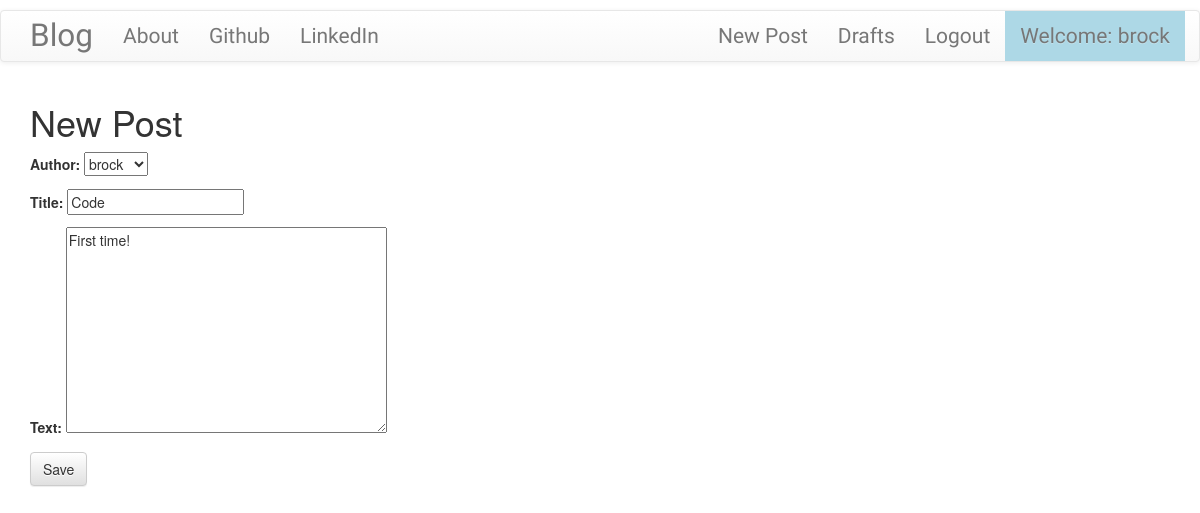
Screenshot of /post/9/edit/ (signed in) with the database file from the repository.
### blog/models.py (models this page shows, shortened)
class Post(models.Model):
    author = models.ForeignKey('auth.User', on_delete=models.CASCADE)
    title = models.CharField(max_length=200)
    text = models.TextField()
    create_date = models.DateTimeField(default=timezone.now)
    published_date = models.DateTimeField(blank=True, null=True)

### blog/views.py (the view)
# urls.py: path("post/<int:pk>/edit/", views.PostUpdateView.as_view(), name='post_edit'),
class PostUpdateView(LoginRequiredMixin, UpdateView):
    login_url = '/login/'
    redirect_field_name = 'blog/post_detail.html'
    form_class = PostForm
    model = Post

### blog/forms.py
class PostForm(forms.ModelForm):
    class Meta():
        model = Post
        fields = ('author', 'title', 'text')
    widgets = {
        'title': forms.TextInput(attrs={'class': 'textinputclass'}),
        'text': forms.Textarea(attrs={'class': 'editable medium-editor-textarea postcontent'})
    }

### blog/templates/blog/post_form.html (shortened to what this page needs)
{%extends 'blog/base.html'%} {%block content%}
<h1>New Post</h1>
<form class="post-form" method="POST">
  {% csrf_token %} {{form.as_p}}
  <button type="submit" class="save btn btn-default" name="button">Save</button>
</form>
{%endblock%}

### blog/templates/blog/base.html (shortened to what this page needs)
<!DOCTYPE html>
{% load static %}
<html>
  <head>
    <link
      rel="stylesheet"
      href="https://maxcdn.bootstrapcdn.com/bootstrap/3.3.7/css/bootstrap.min.css"
    />
    <link
      rel="stylesheet"
      href="https://maxcdn.bootstrapcdn.com/bootstrap/3.3.7/css/bootstrap-theme.min.css"
    />
    <link
      rel="stylesheet"
      href="//cdn.jsdelivr.net/npm/medium-editor@latest/dist/css/medium-editor.min.css"
      type="text/css"
      media="screen"
      charset="utf-8"
    />
    <link rel="stylesheet" href="{% static 'css/blog.css' %}" />
  </head>
  <body>
    <nav class="navbar navbar-default techfont custom-navbar">
      <div class="container">
        <ul class="nav navbar-nav">
          <li>
            <a class="navbar-brand bigbrand" href="{% url 'post_list' %}"
              >Blog</a
            >
          </li>
          <li>
            <a href="{% url 'about' %}">About</a>
          </li>
          <li>
            <a href="https://github.com/mbpod10/blogger_django_fullstack"
              >Github</a
            >
          </li>
          <li>
            <a href="https://www.linkedin.com/in/mbrock-podgurski/">LinkedIn</a>
          </li>
        </ul>
        <ul class="nav navbar-nav navbar-right">
          {%if user.is_authenticated%}
          <li><a href="{%url 'post_new'%}">New Post </a></li>
          <li><a href="{%url 'post_draft_list'%}">Drafts </a></li>
          <li><a href="{%url 'logout'%}">Logout </a></li>
          <li>
            <a class="users">Welcome: {{user.username}}</a>
          </li>
          {%else%}
          <li>
            <a class="nav navbar-right" href="{%url 'login'%}"
              ><span class="glyphicon glyphicon-user"></span
            ></a>
          </li>
          {%endif%}
        </ul>
      </div>
    </nav>
    <div class="content container">
      <div class="row">
        <div class="col-md-8">
          <div class="blog_posts">{% block content %} {% endblock %}</div>
        </div>
      </div>
    </div>
  </body>
</html>

### blog/static/css/blog.css (style rules this page uses)
.techfont { font-family: "Russo One", sans-serif; font-size: 1.5em; margin-top: 10px; }
.bigbrand { font-size: 1.5em; }
.users { background-color: lightblue; }

### rows the page displays
Post: author "brock", title "Code", text "First time!"

### other values shown
{{ user.username }} "brock"
